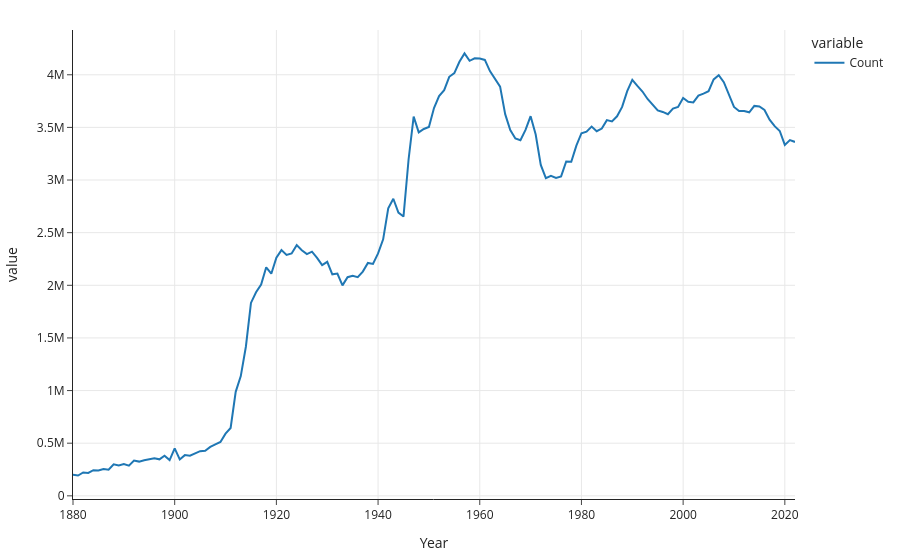

The code cell stored with this chart in its notebook:
### Code cell
baby.groupby('Year')['Count'].sum().plot()

### Figure 1 — Plotly figure (JSON) as saved in the notebook; plotly's stock layout.template omitted (floating-point values rounded to 4 significant figures; data arrays with more than 128 entries replaced by an {"elided": "..."} marker saying what was removed)
{"data": [{"hovertemplate": "variable=Count<br>Year=%{x}<br>value=%{y}<extra></extra>", "legendgroup": "Count", "line": {"color": "#1F77B4", "dash": "solid"}, "marker": {"symbol": "circle"}, "mode": "lines", "name": "Count", "orientation": "v", "showlegend": true, "type": "scatter", "x": {"elided": "143 int values"}, "xaxis": "x", "y": {"elided": "143 int values"}, "yaxis": "y"}], "layout": {"legend": {"title": {"text": "variable"}, "tracegroupgap": 0}, "xaxis": {"anchor": "y", "domain": [0, 1], "title": {"text": "Year"}}, "yaxis": {"anchor": "x", "domain": [0, 1], "title": {"text": "value"}}}}
